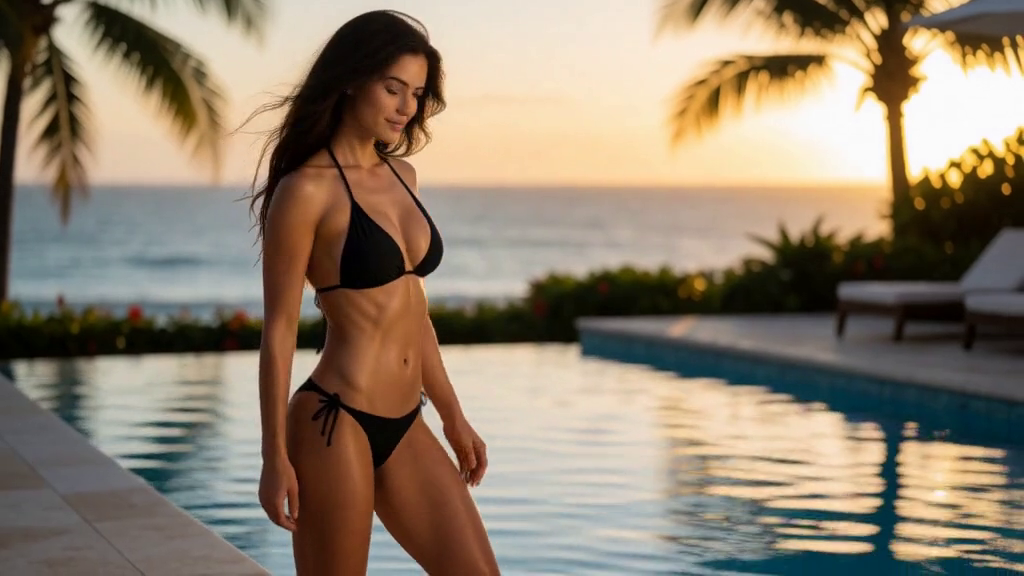
#> input picture frame 24 of video/1024x576_10s_base_14.mp4, 1024 x 576 px, given in place of baseline.mp4, which was not available
$ python analyze.py
#> lines starting #> are read from the running program, lines starting #| are printed output that depends on the picture; after the words box and inside, x2 and y2 are one past the last pixel; in counts of white or black regions, pixels touching at a corner belong together; pictures that were not available may be replaced by others from this repository, and a replacement may not be noted
#> in main, `canvas = Image.new("RGB", (1728, 3 * 202), "#202020")`: canvas: PIL image 1728x606 RGB; every value is 32
#!/usr/bin/env python3
"""Owner: Sean. CPU-only descriptive motion measurements and comparison frames."""
import json
from pathlib import Path

import cv2
import numpy as np
from PIL import Image, ImageDraw, ImageFont

ROOT = Path(__file__).resolve().parent
CASES = ["baseline", "motion_07", "motion_08"]
TIMES = [0.4, 1.2, 2.0, 2.8, 3.6, 4.4]


def analyze(name):
#> called with name = 'baseline'
    cap = cv2.VideoCapture(str(ROOT / f"{name}.mp4"))
    if not cap.isOpened():
        raise RuntimeError(f"Missing or unreadable {name}.mp4")
    fps = cap.get(cv2.CAP_PROP_FPS)
    width = cap.get(cv2.CAP_PROP_FRAME_WIDTH)
    height = cap.get(cv2.CAP_PROP_FRAME_HEIGHT)
    frames = []
    centers = []
    magnitudes = []
    previous = None
    while True:
        ok, frame = cap.read()
#> frame is the input picture: shape (576, 1024, 3); mean B, G, R 110.6, 129.2, 143.8
        if not ok:
            break
        frames.append(frame)
        small = cv2.resize(frame, (384, 224))
        hsv = cv2.cvtColor(small, cv2.COLOR_BGR2HSV)
#> hsv: shape (224, 384, 3); mean H, S, V 34.4, 92.9, 147.8
        mask = (((hsv[:, :, 0] < 17) | (hsv[:, :, 0] > 170)) &
                (hsv[:, :, 1] > 70) & (hsv[:, :, 2] > 30)).astype(np.uint8)
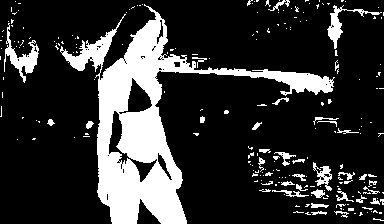
#> mask: shape (224, 384); values 0 (black) and 1 (white), 20% white; 222 white regions (185 under 20 px), largest, box (x1, y1, x2, y2) and area: (60, 4, 335, 224) 13737, (4, 23, 39, 83) 628, (327, 5, 382, 49) 434
        y, x = np.nonzero(mask)
#> y = 17233 values from 0 to 223; x = 17233 values, max 383 at index 316, min 0 at index 1367, mean 168.8
        centers.append([float(x.mean() * width / 384), float(y.mean() * height / 224)] if len(x) > 100 else [None, None])
        gray = cv2.cvtColor(small, cv2.COLOR_BGR2GRAY)
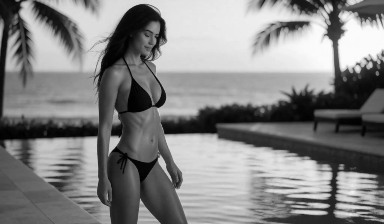
#> gray: shape (224, 384); min 0, max 252, mean 131.3
        if previous is not None:
            flow = cv2.calcOpticalFlowFarneback(previous, gray, None, 0.5, 3, 15, 3, 5, 1.2, 0)
            background = np.concatenate([flow[:, :40].reshape(-1, 2), flow[:, -40:].reshape(-1, 2)])
            shift = np.median(background, axis=0)
            magnitude = np.linalg.norm(flow - shift, axis=2)
            region = cv2.dilate(mask, np.ones((25, 25), np.uint8)).astype(bool)
            magnitudes.append(float(np.percentile(magnitude[region], 90) * width / 384) if region.any() else None)
        previous = gray
    cap.release()
    values = np.array([c for c in centers if c[0] is not None])
    valid_flow = [v for v in magnitudes if v is not None]
    result = {
        "case": name,
        "frames": len(frames), "fps": fps, "width": width, "height": height,
        "red_region_centroid_x_p95_minus_p05_px": float(np.percentile(values[:, 0], 95) - np.percentile(values[:, 0], 5)),
        "red_region_centroid_y_p95_minus_p05_px": float(np.percentile(values[:, 1], 95) - np.percentile(values[:, 1], 5)),
        "median_subject_flow_p90_px_per_frame": float(np.median(valid_flow)),
        "centroid_xy_by_frame": centers,
        "subject_flow_p90_by_frame": magnitudes,
    }
    return result, [Image.fromarray(cv2.cvtColor(frames[min(round(t * fps), len(frames) - 1)], cv2.COLOR_BGR2RGB)) for t in TIMES]


def main():
    report = {
        "owner": "Sean",
        "method": "Red-region centroid spread (robust p95-p05), plus Farneback p90 flow inside dilated red-region mask, corrected by median left/right border background flow. Flow computed on 384x224 images, scaled to source pixels. CPU only.",
        "limitations": "Descriptive motion proxies only: clothing shape changes and pose changes affect the red-region centroid; flow includes cloth and body motion and synthesis artifacts. These measurements do not measure action correctness, cycle count, identity fidelity, anatomy, or overall quality.",
        "cases": [],
    }
    font = ImageFont.truetype("/usr/share/fonts/truetype/dejavu/DejaVuSans.ttf", 18)
    canvas = Image.new("RGB", (1728, 3 * 202), "#202020")
    draw = ImageDraw.Draw(canvas)
    for row, name in enumerate(CASES):
        record, pictures = analyze(name)
        report["cases"].append(record)
        for column, picture in enumerate(pictures):
            x, y = column * 288, row * 202
            draw.text((x + 5, y + 5), f"{name} | {TIMES[column]:.1f}s", font=font, fill="white")
            canvas.paste(picture.resize((288, 168)), (x, y + 34))
    canvas.save(ROOT / "comparison_contact.png")
    (ROOT / "motion_metrics.json").write_text(json.dumps(report, indent=2) + "\n")
    print(json.dumps([{k: v for k, v in r.items() if not k.endswith("by_frame")} for r in report["cases"]], indent=2))


if __name__ == "__main__":
    main()

$ run again, starting later in the video
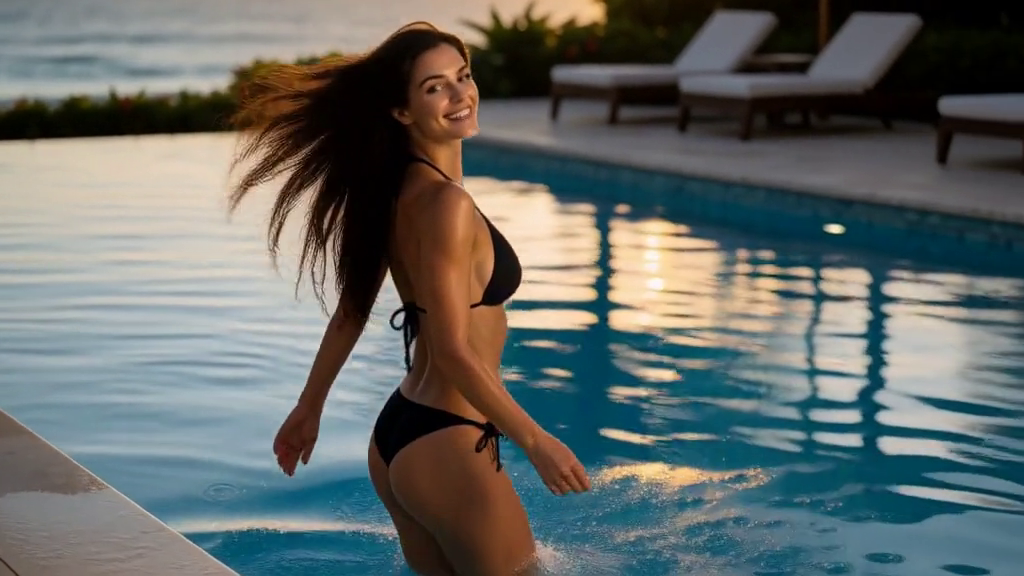
#> input picture frame 109 of video/1024x576_10s_base_14.mp4, 1024 x 576 px, given in place of baseline.mp4, which was not available
#> canvas: PIL image 1728x606 RGB; every value is 32
#> in analyze, frame is the input picture: shape (576, 1024, 3); mean B, G, R 103.8, 106.1, 100.7
#> hsv: shape (224, 384, 3); mean H, S, V 60.5, 104, 120
#> in analyze, `mask = (((hsv[:, :, 0] < 17) | (hsv[:, :, 0] > 170)) & (hsv[:, :, 1] >..`:
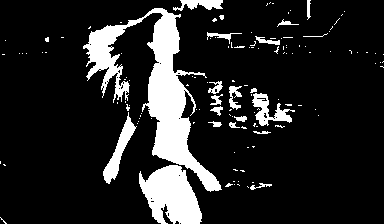
#> mask: shape (224, 384); values 0 (black) and 1 (white), 14.3% white; 129 white regions (109 under 20 px), largest, box (x1, y1, x2, y2) and area: (83, 8, 222, 192) 6778, (139, 165, 202, 224) 2520, (103, 112, 137, 184) 693
#> y = 12270 values from 0 to 223; x = 12270 values, max 383 at index 2817, min 0 at index 8850, mean 172.1
#> in analyze, `gray = cv2.cvtColor(small, cv2.COLOR_BGR2GRAY)`:
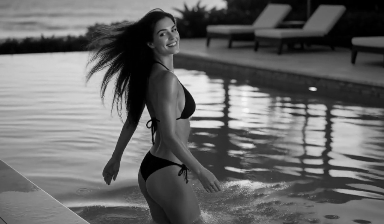
#> gray: shape (224, 384); min 0, max 248, mean 104.1

$ run again, starting later in the video
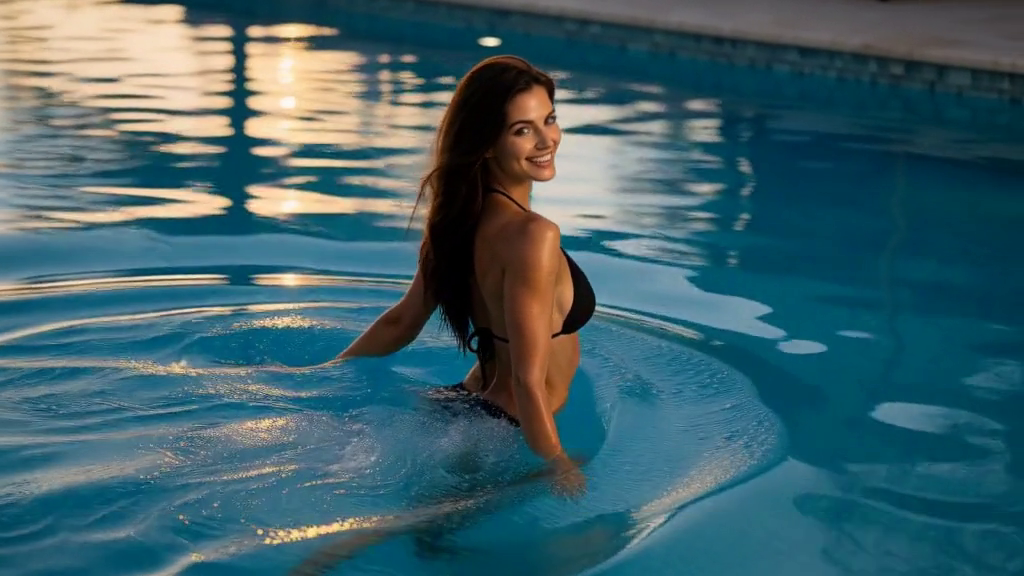
#> input picture frame 194 of video/1024x576_10s_base_14.mp4, 1024 x 576 px, given in place of baseline.mp4, which was not available
#> canvas: PIL image 1728x606 RGB; every value is 32
#> in analyze, frame is the input picture: shape (576, 1024, 3); mean B, G, R 106.3, 97.6, 63.3
#> hsv: shape (224, 384, 3); mean H, S, V 81.3, 154.1, 115.9
#> in analyze, `mask = (((hsv[:, :, 0] < 17) | (hsv[:, :, 0] > 170)) & (hsv[:, :, 1] >..`:
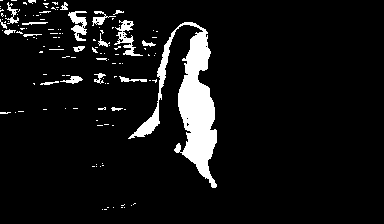
#> mask: shape (224, 384); values 0 (black) and 1 (white), 7.4% white; 131 white regions (110 under 20 px), largest, box (x1, y1, x2, y2) and area: (128, 22, 217, 188) 4432, (114, 20, 143, 56) 337, (68, 11, 87, 41) 297
#> y = 6389 values from 0 to 209; x = 6389 values, max 216 at index 5105, min 0 at index 0, mean 157.4
#> in analyze, `gray = cv2.cvtColor(small, cv2.COLOR_BGR2GRAY)`:
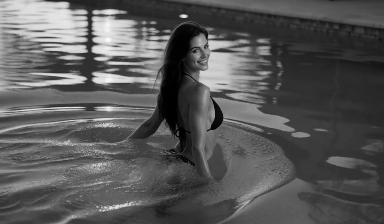
#> gray: shape (224, 384); min 0, max 249, mean 88.2
